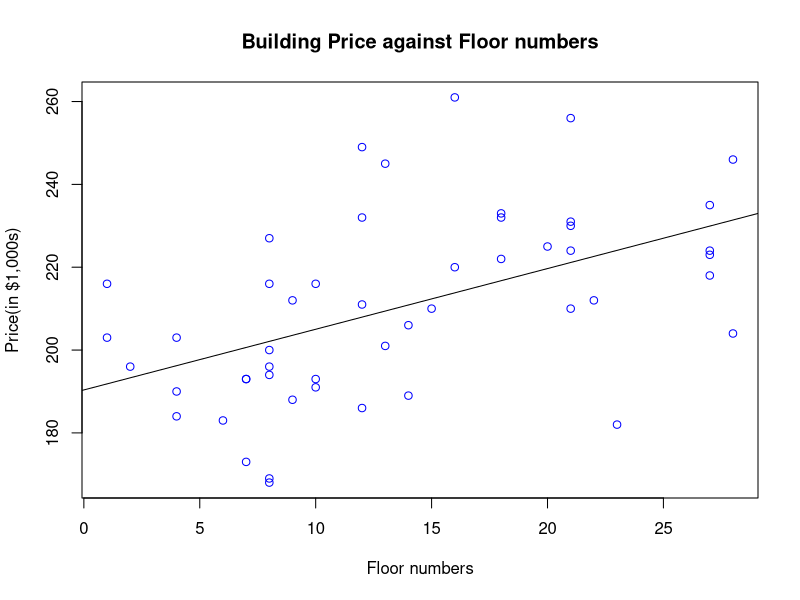
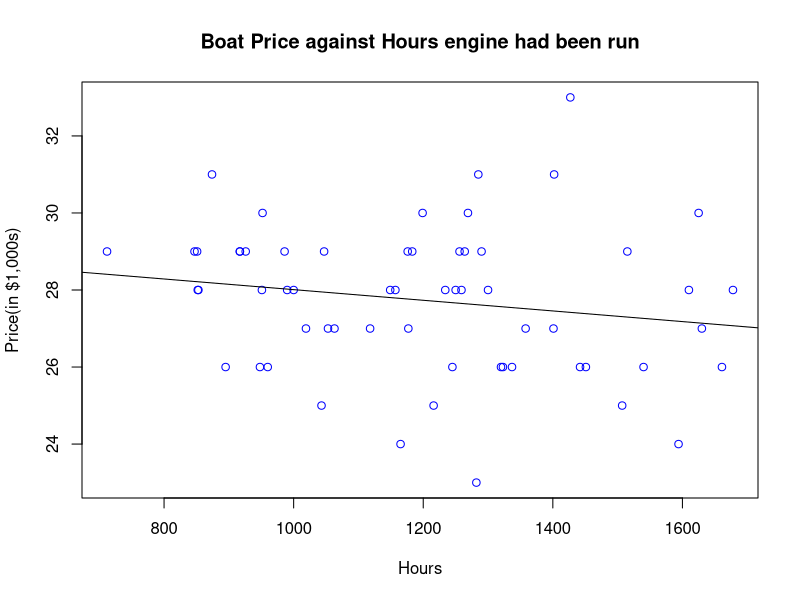
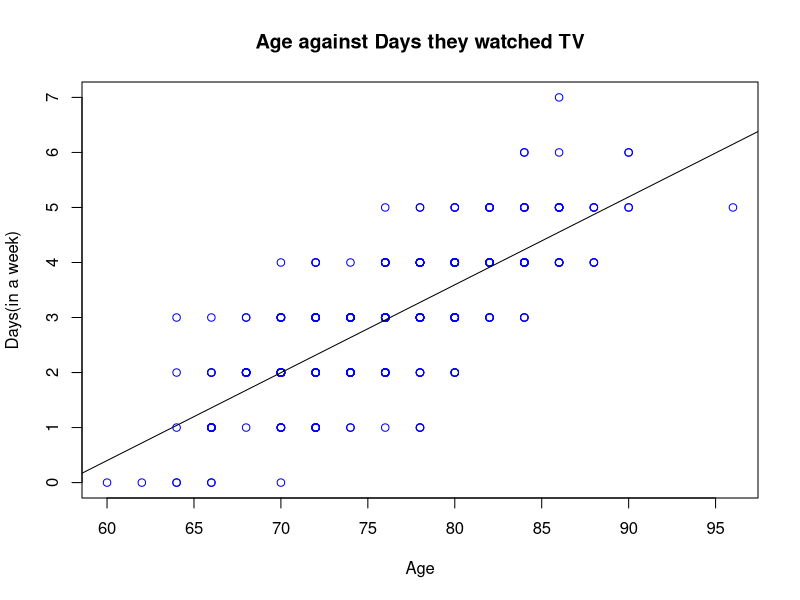

Write R code to recreate these figures, in order.
## ---- chunk 1
data1 <- read.csv("Xr16-07.csv",header = 1)
floor <- data1$Floor
price <- data1$Price
plot(floor,price,col="blue",main = "Building Price against Floor numbers",xlab="Floor numbers",ylab="Price(in $1,000s)")
abline(lm(price~floor))
## ---- chunk 2
linearModelVar <- lm(price ~ floor)
a <- coef(linearModelVar)[1]
b <- coef(linearModelVar)[2]
se <- sigma(linearModelVar)
floor_mean <- mean(floor)
floor_var <- var(floor)
print(summary(linearModelVar))

## ---- chunk 3
data2 <- read.csv("Xr16-13.csv",header = 1)
hours <- data2$Hours
price <- data2$Price
plot(hours,price,col="blue",main = "Boat Price against Hours engine had been run",xlab="Hours",ylab="Price(in $1,000s)")
abline(lm(price~hours))
## ---- chunk 4
linearModelVar <- lm(price ~ hours)
a <- coef(linearModelVar)[1]
b <- coef(linearModelVar)[2]
se <- sigma(linearModelVar)
hours_mean <- mean(hours)
hours_var <- var(hours)
print(summary(linearModelVar))

## ---- chunk 5
data1 <- read.csv("Xr16-07.csv",header = 1)
floor <- data1$Floor
price <- data1$Price
linearModelVar <- lm(price ~ floor)
a <- coef(linearModelVar)[1]
b <- coef(linearModelVar)[2]
se <- sigma(linearModelVar)
floor_mean <- mean(floor)
floor_var <- var(floor)
print(summary(linearModelVar))
cat("mean of y = ",mean(price))

## ---- chunk 6
linearModelVar <- lm(price ~ floor)
coe_corr <- cor(price, floor)
rsquared <- summary(linearModelVar)$r.squared
cat("# # # # The Coefficient of determination # # # ","\n")
print(rsquared)
cat("# # # # The Coefficient of coefficient # # # ","\n")
print(coe_corr)
cat("# # # # The regression model # # # ","\n")
print(summary(linearModelVar)) 
## ---- chunk 7
r = sqrt(0.2566)
cat("r = ",+r)
## ---- chunk 8
data1 <- read.csv("Xr16-07.csv",header = 1)
floor <- data1$Floor
price <- data1$Price
linearModelVar <- lm(price ~ floor)
a <- coef(linearModelVar)[1]
b <- coef(linearModelVar)[2]
se <- sigma(linearModelVar)
floor_mean <- mean(floor)
floor_var <- var(floor)
print(summary(linearModelVar))
## ---- chunk 9
data2 <- read.csv("Xr16-13.csv",header = 1)
hours <- data2$Hours
price <- data2$Price
linearModelVar <- lm(price ~ hours)
a <- coef(linearModelVar)[1]
b <- coef(linearModelVar)[2]
se <- sigma(linearModelVar)
hours_mean <- mean(hours)
hours_var <- var(hours)
print(summary(linearModelVar))

## ---- chunk 10
data2 <- read.csv("Xr16-13.csv",header = 1)
hours <- data2$Hours
price <- data2$Price

test_cor <- cor.test(price, hours,alternative = "less")

cat("# # # # The test of Coefficient of Correlation # # # ","\n")
print(test_cor)
## ---- chunk 11
data3 <- read.csv("Xr16-47.csv",header = 1)
age <- data3$Age
days <- data3$Days
plot(age,days,col="blue",main = "Age against Days they watched TV",xlab="Age",ylab="Days(in a week)")
abline(lm(days~age))
## ---- chunk 12
test_cor <- cor.test(days, age)

cat("# # # # The test of Coefficient of Correlation # # # ","\n")
print(test_cor)
## ---- chunk 13
linearModelVar <- lm(days ~ age)
coe_corr <- cor(days, age)
rsquared <- summary(linearModelVar)$r.squared
cat("# # # # The Coefficient of determination # # # ","\n")
print(rsquared)
